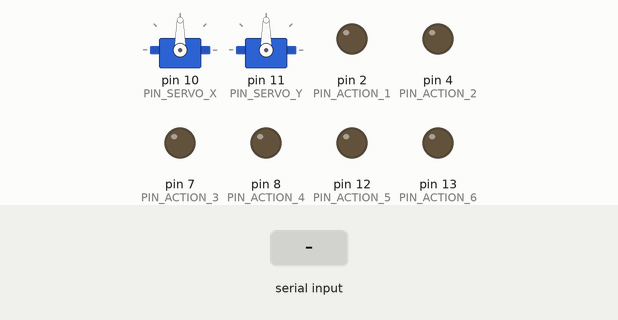
Simulated run of this sketch. Board: Arduino Uno, built with avr-gcc and run on an emulated ATmega328P. Parts: 2 × servo, output pins drawn as LEDs (lit = HIGH). The inputs (shaded band) are chosen by the test bench.

Above: at 1.2 s.
1.3 s: "0,1\n" received over Serial
At 2.4 s:
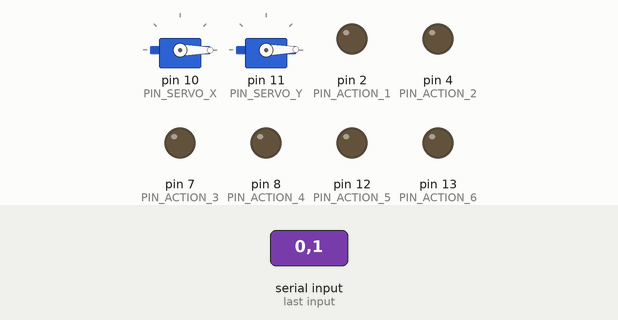
2.8 s: "0,150\n" received over Serial
At 3.6 s:
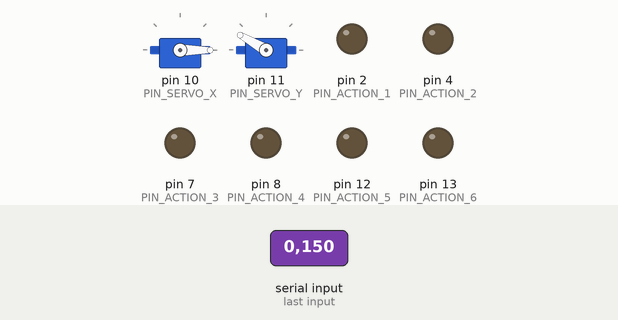
4.3 s: "90,45,200\n" received over Serial
At 4.9 s:
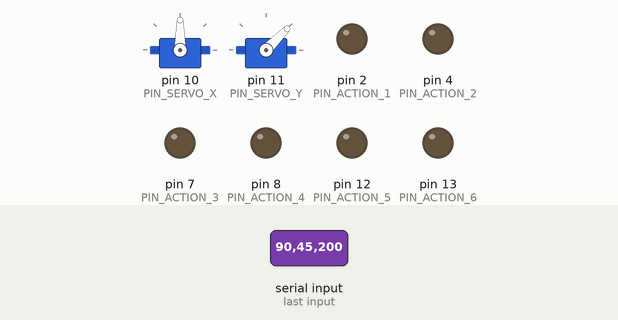
5.8 s: "30,150,10\n" received over Serial
At 7.0 s:
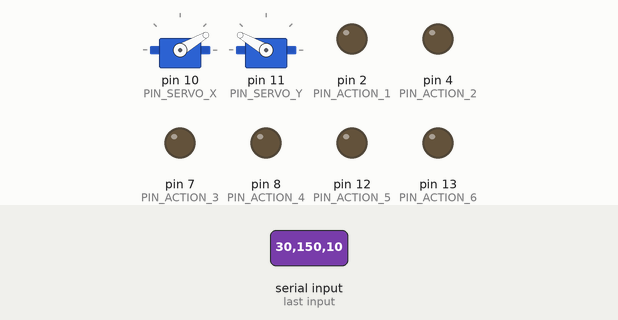
7.3 s: "90,45,200,10\n" received over Serial
At 8.5 s:
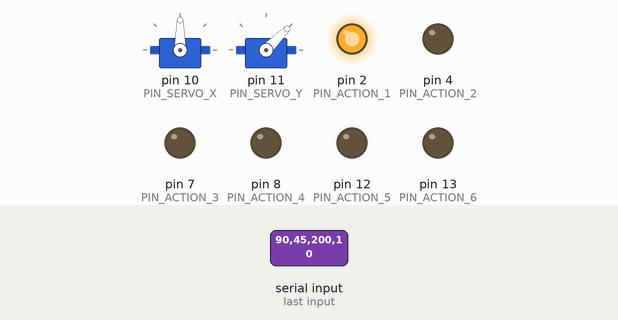
8.8 s: "30,150\n" received over Serial
At 9.4 s:
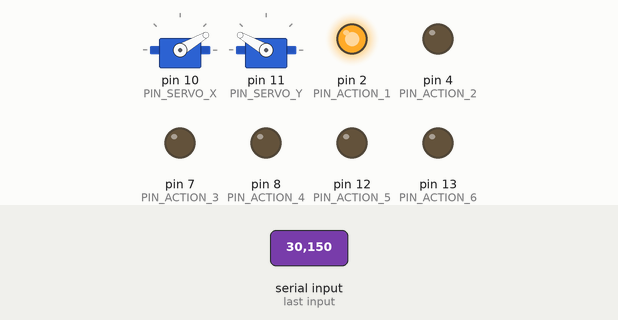
Timing chart, 0 to 11.3 s (numbered marks = the images above; inputs shaded):
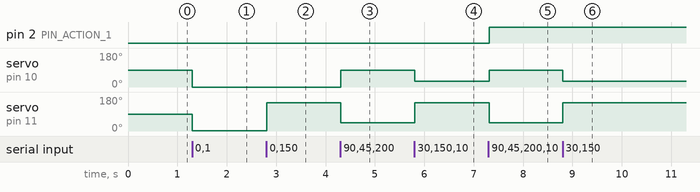

Measured:
- after the input at 1.3 s, servo on pin 10 (PIN_SERVO_X): 90° → 0° at once; servo on pin 11 (PIN_SERVO_Y): 90° → 1° at once
- after the input at 2.8 s, servo on pin 11 (PIN_SERVO_Y): 1° → 150° at once
- after the input at 4.3 s, servo on pin 10 (PIN_SERVO_X): 0° → 90° at once; servo on pin 11 (PIN_SERVO_Y): 150° → 45° at once
- after the input at 5.8 s, servo on pin 10 (PIN_SERVO_X): 90° → 30° at once; servo on pin 11 (PIN_SERVO_Y): 45° → 150° at once
- after the input at 7.3 s, pin 2 (PIN_ACTION_1): LOW → HIGH at once; servo on pin 10 (PIN_SERVO_X): 30° → 90° at once; servo on pin 11 (PIN_SERVO_Y): 150° → 45° at once
- after the input at 8.8 s, servo on pin 10 (PIN_SERVO_X): 90° → 30° at once; servo on pin 11 (PIN_SERVO_Y): 45° → 150° at once

The sketch:

client.ino
```cpp
/*
  ============================

    SERVO CAM Arduino Client
    v 0.9.2 | 2023.03.22

    (c) 2023, servocam.org
    https://servocam.org
    https://github.com/servo-cam
    info@servocam.org

  ============================
*/

#include <Servo.h>

// --------- BEGIN CONFIG -----------

#define DEBUG false // debug mode (sends status to serial after every command)

#define PIN_SERVO_X 10 // servo X (horizontal) PWM pin
#define PIN_SERVO_Y 11 // servo Y (vertical) PWM pin
#define PIN_ACTION_1 2 // action #1 (A1) DIGITAL pin
#define PIN_ACTION_2 4 // action #2 (A2) DIGITAL pin
#define PIN_ACTION_3 7 // action #3 (A3) DIGITAL pin
#define PIN_ACTION_4 8 // action #4 (B4) DIGITAL pin
#define PIN_ACTION_5 12 // action #5 (B5) DIGITAL pin
#define PIN_ACTION_6 13 // action #6 (B6) DIGITAL pin

#define SERVO_X_MIN 0 // servo X min angle
#define SERVO_X_MAX 180 // servo X max angle
#define SERVO_Y_MIN 0 // servo Y min angle
#define SERVO_Y_MAX 180 // servo Y max angle

#define SERVO_X_LIMIT_MIN 0 // servo X min allowed movement angle
#define SERVO_X_LIMIT_MAX 180 // servo X max allowed movement angle
#define SERVO_Y_LIMIT_MIN 0 // servo Y min allowed movement angle
#define SERVO_Y_LIMIT_MAX 180 // servo Y max allowed movement angle

#define SERVO_X_PULSE_MIN 771 // servo X min pulse
#define SERVO_X_PULSE_MAX 2193 // servo X max pulse
#define SERVO_Y_PULSE_MIN 771 // servo Y min pulse
#define SERVO_Y_PULSE_MAX 2193 // servo Y max pulse

#define SERVO_X_INITIAL_ANGLE 90 // servo X start angle
#define SERVO_Y_INITIAL_ANGLE 90 // servo Y start angle

#define SERIAL_TIMEOUT 4 // serial port timeout
#define SERIAL_BAUD_RATE 9600 // serial port baud rate

// --------- END OF CONFIG -----------


bool actions[6] = {}; // action states
int pins[6] = {}; // action pins
int counter = 0; // detected objects counter
int x = 0; // servo X current angle
int y = 0; // servo Y current angle

char *cmd[9]; // extracted commands
char *ptr = NULL; // str cmd pointer

Servo servo_x; // servo X
Servo servo_y; // servo Y
String buffer; // serial data buffer

void setup()
{
  Serial.begin(SERIAL_BAUD_RATE); // begin serial
  Serial.setTimeout(SERIAL_TIMEOUT); // set minimal timeout

  // setup action pins
  pins[0] = PIN_ACTION_1; // action #1 (A1) pin
  pins[1] = PIN_ACTION_2; // action #2 (A2) pin
  pins[2] = PIN_ACTION_3; // action #3 (A3) pin
  pins[3] = PIN_ACTION_4; // action #4 (B4) pin
  pins[4] = PIN_ACTION_5; // action #5 (B5) pin
  pins[5] = PIN_ACTION_6; // action #6 (B6) pin

  x = SERVO_X_INITIAL_ANGLE; // start servo X with default position
  y = SERVO_Y_INITIAL_ANGLE; // start servo Y with default position

  // setup servo
  servo_x.write(x); // set initial servo X position
  servo_y.write(y); // set initial servo Y position
  servo_x.attach(PIN_SERVO_X, SERVO_X_PULSE_MIN, SERVO_X_PULSE_MAX); // attach servo X
  servo_y.attach(PIN_SERVO_Y, SERVO_Y_PULSE_MIN, SERVO_Y_PULSE_MAX); // attach servo Y

  // initialize action pins with LOW state
  for (int i = 0; i < 6; i++) {
    pinMode(pins[i], OUTPUT); // set pin to OUTPUT mode
    actions[i] = false; // store disabled state
    digitalWrite(pins[i], LOW); // set state = LOW
  }
}

// define status message here, must returns String
String get_status() {
  return "RECV: " + buffer;
}

void loop()
{
  buffer = ""; // clear

  // read serial buffer
  if (Serial.available() > 0) {
    buffer = Serial.readStringUntil('\n'); // \n must be the command terminator
    if (buffer == "\n" || buffer == "") {
      return; // abort if empty command
    }
    // send parsed status message if command == 0 received
    if (buffer == "0") {
      Serial.println(get_status() + ""); // <---------- STATUS SEND
      return;
    }
  } else {
    return; // abort if no command
  }

  // parse buffer
  if (buffer.length() > 0) {
    byte index = 0;
    byte ary[buffer.length() + 1];
    buffer.toCharArray(ary, buffer.length() + 1);
    ptr = strtok(ary, ",");  // command delimiter
    while (ptr != NULL) {
      cmd[index] = ptr;
      index++;
      ptr = strtok(NULL, ",");
    }

    String tmp_cmd; // tmp string

    // get servo positions
    if (index > 0) {
      tmp_cmd = String(cmd[0]); // servo X angle
      x = tmp_cmd.toInt(); // to integer
    }
    if (index > 1) {
      tmp_cmd = String(cmd[1]); // servo Y angle
      y = tmp_cmd.toInt(); // to integer
    }

    // fix min/max angle
    if (x < SERVO_X_MIN) {
      x = SERVO_X_MIN;
    } else if (x > SERVO_X_MAX) {
      x = SERVO_X_MAX;
    }
    if (y < SERVO_Y_MIN) {
      y = SERVO_Y_MIN;
    } else if (y > SERVO_Y_MAX) {
      y = SERVO_Y_MAX;
    }

    // fix min/max allowed movement angle
    if (x < SERVO_X_LIMIT_MIN) {
      x = SERVO_X_LIMIT_MIN;
    } else if (x > SERVO_X_LIMIT_MAX) {
      x = SERVO_X_LIMIT_MAX;
    }
    if (y < SERVO_Y_LIMIT_MIN) {
      y = SERVO_Y_LIMIT_MIN;
    } else if (y > SERVO_Y_LIMIT_MAX) {
      y = SERVO_Y_LIMIT_MAX;
    }

    // move servo position
    servo_x.write(x); // move servo X
    servo_y.write(y); // move servo Y

    // prepare rest of commands
    if (index > 2) {
      tmp_cmd = String(cmd[2]); // detected objects count
      if (tmp_cmd != "") {
        counter = tmp_cmd.toInt(); // to integer
      }
    }

    // get action states
    for (int i = 0; i < 6; i++) {
      int j = i + 3;
      if (index > j) {
        tmp_cmd = String(cmd[j]);
        if (tmp_cmd != "") {
          actions[i] = (tmp_cmd.toInt() != 0); // to bool
        }
      }
    }

    // apply action commands to pins
    for (int i = 0; i < 6; i++) {
      if (actions[i] == true) {
        digitalWrite(pins[i], HIGH); // enable action
      } else {
        digitalWrite(pins[i], LOW); // disable action
      }
    }
  }

  // debug current position and command
  if (DEBUG == true) {
    Serial.print("CMD: ");
    Serial.println(buffer);
    Serial.print("POS: ");
    Serial.println(servo_x.read());
    Serial.println(servo_y.read());
    Serial.println();
  }

  buffer = ""; // clear serial buffer
}
```
